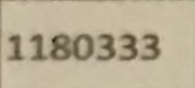
#> input picture Training/Dataset/ids/Cell_11_Test_7.jpg, 195 x 88 px; its folder holds only this picture in this run
$ jupyter execute ____ids.ipynb
#> lines starting #> are read from the running program, lines starting #| are printed output that depends on the picture
[cell 1]
from sklearn import datasets, svm, metrics
import scipy
import os
import imageio.v2 as imageio
import cv2

directory = '../../Training/Dataset/ids/'
output_directory = './testing'

PRINT_SLICES = False
THRESHOLD_PIXELS_COUNT = 60000
MAX_BOUNDING_BOX_WIDTH = 675
MAX_BOUNDING_BOX_HEIGHT = 50

def detect_left_edge(image):
  h,w = image.shape
  max = 0
  edge = 0
  for x in range(0,100):
    vertical_slice = image[0:h,  x:x+15 ]
    vertical_slice_pixels_count = vertical_slice.sum()

    if( vertical_slice_pixels_count > THRESHOLD_PIXELS_COUNT):
        imageio.imwrite(output_directory + '/' + filename, image[0:h, x:675])
        return 0

    if (vertical_slice_pixels_count > max):
        max = vertical_slice_pixels_count
        edge = x * 2
  return edge

# loop over images
for filename in os.listdir(directory):
  input_image = cv2.imread(directory + '/' + filename, cv2.IMREAD_GRAYSCALE)
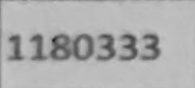
#> input_image: shape (88, 195); min 34, max 198, mean 174.3
  image_height, image_width = input_image.shape
#> image_height = 88; image_width = 195
  max = 0;
  output_image = input_image
  # detect top edge of the image bounding box
  for h in range(0, image_height - MAX_BOUNDING_BOX_HEIGHT):
      temp_image = input_image[h:h + MAX_BOUNDING_BOX_HEIGHT, 0:0 + MAX_BOUNDING_BOX_WIDTH]
      if temp_image.sum() > max:
          max= temp_image.sum()
          output_image = temp_image
#> this loop made 38 passes
#> max on pass 1: 1687463
#> pass 1, `temp_image = input_image[h:h + MAX_BOUNDING_BOX_HEIGHT, 0:0 + MAX_BOUN..`:
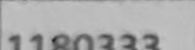
#> temp_image: shape (50, 195); min 34, max 196, mean 173.1
#> pass 2, `temp_image = input_image[h:h + MAX_BOUNDING_BOX_HEIGHT, 0:0 + MAX_BOUN..`:
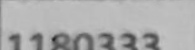
#> temp_image: shape (50, 195); min 34, max 196, mean 172.9
#> pass 3, `temp_image = input_image[h:h + MAX_BOUNDING_BOX_HEIGHT, 0:0 + MAX_BOUN..`:
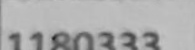
#> temp_image: shape (50, 195); min 34, max 196, mean 172.5
#> after the loop, max = 1687463
  edge = detect_left_edge(output_image)
#> the loop in detect_left_edge, `for x in range(0,100):` made 1 pass
#> vertical_slice_pixels_count on pass 1: 130576
#> after the loop in detect_left_edge, `for x in range(0,100):`: edge = 0
#> edge = 0

$ run again, on Training/Dataset/ids/Cell_77_Test_10.jpg
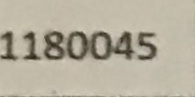
#> input picture Training/Dataset/ids/Cell_77_Test_10.jpg, 195 x 97 px
#> the loop `for h in range(0, image_height - MAX_BOUNDING_BOX_HEIGHT):` made 47 passes
#> max on passes 1, 44, 45, 46, 47: 1676794, 1678055, 1687331, 1696512, 1704207
#> pass 1, `temp_image = input_image[h:h + MAX_BOUNDING_BOX_HEIGHT, 0:0 + MAX_BOUN..`:
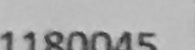
#> temp_image: shape (50, 195); min 44, max 205, mean 172
#> after the loop `for h in range(0, image_height - MAX_BOUNDING_BOX_HEIGHT):`:
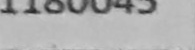
#> output_image: shape (50, 195); min 40, max 205, mean 174.8
#> after the loop `for h in range(0, image_height - MAX_BOUNDING_BOX_HEIGHT):`: max = 1704207
#> the loop in detect_left_edge, `for x in range(0,100):` made 1 pass
#> vertical_slice_pixels_count on pass 1: 127369
#> after the loop in detect_left_edge, `for x in range(0,100):`: edge = 0

$ run again, on Training/Dataset/ids/Cell_89_Test_15.jpg
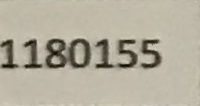
#> input picture Training/Dataset/ids/Cell_89_Test_15.jpg, 200 x 106 px
#> the loop `for h in range(0, image_height - MAX_BOUNDING_BOX_HEIGHT):` made 56 passes
#> max on pass 1: 1763122
#> pass 1, `temp_image = input_image[h:h + MAX_BOUNDING_BOX_HEIGHT, 0:0 + MAX_BOUN..`:
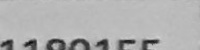
#> temp_image: shape (50, 200); min 8, max 209, mean 176.3
#> pass 3, `temp_image = input_image[h:h + MAX_BOUNDING_BOX_HEIGHT, 0:0 + MAX_BOUN..`:
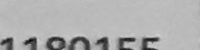
#> temp_image: shape (50, 200); min 8, max 209, mean 174.4
#> after the loop `for h in range(0, image_height - MAX_BOUNDING_BOX_HEIGHT):`: max = 1763122
#> the loop in detect_left_edge, `for x in range(0,100):` made 1 pass
#> vertical_slice_pixels_count on pass 1: 127468
#> after the loop in detect_left_edge, `for x in range(0,100):`: edge = 0

$ run again, on Training/Dataset/ids/Cell_95_Test_13.jpg
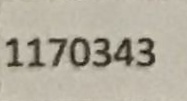
#> input picture Training/Dataset/ids/Cell_95_Test_13.jpg, 187 x 101 px
#> the loop `for h in range(0, image_height - MAX_BOUNDING_BOX_HEIGHT):` made 51 passes
#> max on pass 1: 1641389
#> pass 1, `temp_image = input_image[h:h + MAX_BOUNDING_BOX_HEIGHT, 0:0 + MAX_BOUN..`:
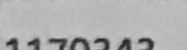
#> temp_image: shape (50, 187); min 30, max 201, mean 175.5
#> pass 3, `temp_image = input_image[h:h + MAX_BOUNDING_BOX_HEIGHT, 0:0 + MAX_BOUN..`:
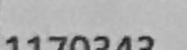
#> temp_image: shape (50, 187); min 26, max 201, mean 173.9
#> after the loop `for h in range(0, image_height - MAX_BOUNDING_BOX_HEIGHT):`: max = 1641389
#> the loop in detect_left_edge, `for x in range(0,100):` made 1 pass
#> vertical_slice_pixels_count on pass 1: 131688
#> after the loop in detect_left_edge, `for x in range(0,100):`: edge = 0

$ run again, on Training/Dataset/ids/Cell_17_Test_14.jpg
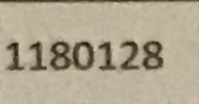
#> input picture Training/Dataset/ids/Cell_17_Test_14.jpg, 199 x 104 px
#> the loop `for h in range(0, image_height - MAX_BOUNDING_BOX_HEIGHT):` made 54 passes
#> max on passes 1 to 4: 1667651, 1682425, 1691142, 1691730
#> after the loop `for h in range(0, image_height - MAX_BOUNDING_BOX_HEIGHT):`:
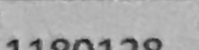
#> output_image: shape (50, 199); min 22, max 202, mean 170
#> after the loop `for h in range(0, image_height - MAX_BOUNDING_BOX_HEIGHT):`: max = 1691730
#> the loop in detect_left_edge, `for x in range(0,100):` made 1 pass
#> vertical_slice_pixels_count on pass 1: 128767
#> after the loop in detect_left_edge, `for x in range(0,100):`: edge = 0
